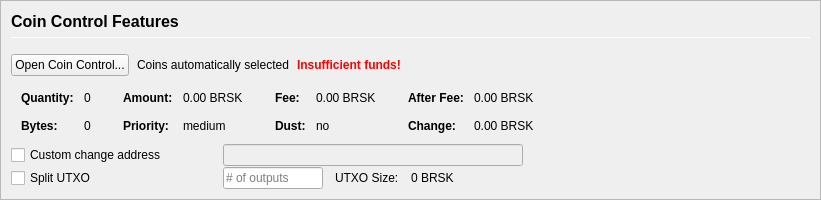
         <widget class="QFrame" name="frameCoinControl">
          <property name="sizePolicy">
           <sizepolicy hsizetype="Expanding" vsizetype="Expanding">
            <horstretch>0</horstretch>
            <verstretch>0</verstretch>
           </sizepolicy>
          </property>
          <property name="maximumSize">
           <size>
            <width>16777215</width>
            <height>16777215</height>
           </size>
          </property>
          <property name="frameShape">
           <enum>QFrame::StyledPanel</enum>
          </property>
          <property name="frameShadow">
           <enum>QFrame::Sunken</enum>
          </property>
          <layout class="QVBoxLayout" name="verticalLayoutCoinControl2">
           <property name="spacing">
            <number>0</number>
           </property>
           <property name="leftMargin">
            <number>0</number>
           </property>
           <property name="topMargin">
            <number>0</number>
           </property>
           <property name="rightMargin">
            <number>0</number>
           </property>
           <property name="bottomMargin">
            <number>0</number>
           </property>
           <item>
            <widget class="QFrame" name="frameCoinControl_BG">
             <layout class="QVBoxLayout" name="verticalLayoutCoinControl" stretch="0,0,0,0,0,0">
              <property name="spacing">
               <number>1</number>
              </property>
              <property name="leftMargin">
               <number>10</number>
              </property>
              <property name="topMargin">
               <number>10</number>
              </property>
              <item>
               <layout class="QHBoxLayout" name="horizontalLayoutCoinControl1">
                <property name="bottomMargin">
                 <number>15</number>
                </property>
                <item>
                 <layout class="QVBoxLayout" name="verticalLayout_3">
                  <property name="spacing">
                   <number>6</number>
                  </property>
                  <item>
                   <widget class="QLabel" name="labelCoinControlFeatures">
                    <property name="sizePolicy">
                     <sizepolicy hsizetype="Preferred" vsizetype="Maximum">
                      <horstretch>0</horstretch>
                      <verstretch>0</verstretch>
                     </sizepolicy>
                    </property>
                    <property name="minimumSize">
                     <size>
                      <width>0</width>
                      <height>20</height>
                     </size>
                    </property>
                    <property name="font">
                     <font>
                      <pointsize>12</pointsize>
                      <weight>75</weight>
                      <bold>true</bold>
                     </font>
                    </property>
                    <property name="styleSheet">
                     <string notr="true">font-weight:bold;</string>
                    </property>
                    <property name="text">
                     <string>Coin Control Features</string>
                    </property>
                   </widget>
                  </item>
                  <item>
                   <widget class="Line" name="line">
                    <property name="minimumSize">
                     <size>
                      <width>0</width>
                      <height>1</height>
                     </size>
                    </property>
                    <property name="maximumSize">
                     <size>
                      <width>16777215</width>
                      <height>1</height>
                     </size>
                    </property>
                    <property name="orientation">
                     <enum>Qt::Horizontal</enum>
                    </property>
                   </widget>
                  </item>
                 </layout>
                </item>
               </layout>
              </item>
              <item>
               <layout class="QHBoxLayout" name="horizontalLayoutCoinControl2" stretch="0,0,0,0">
                <property name="spacing">
                 <number>8</number>
                </property>
                <property name="bottomMargin">
                 <number>10</number>
                </property>
                <item>
                 <widget class="QPushButton" name="pushButtonCoinControl">
                  <property name="styleSheet">
                   <string notr="true"/>
                  </property>
                  <property name="text">
                   <string>Open Coin Control...</string>
                  </property>
                  <property name="autoDefault">
                   <bool>false</bool>
                  </property>
                 </widget>
                </item>
                <item>
                 <widget class="QLabel" name="labelCoinControlAutomaticallySelected">
                  <property name="text">
                   <string>Coins automatically selected</string>
                  </property>
                  <property name="margin">
                   <number>5</number>
                  </property>
                 </widget>
                </item>
                <item>
                 <widget class="QLabel" name="labelCoinControlInsuffFunds">
                  <property name="font">
                   <font>
                    <weight>75</weight>
                    <bold>true</bold>
                   </font>
                  </property>
                  <property name="styleSheet">
                   <string notr="true">color:red;font-weight:bold;</string>
                  </property>
                  <property name="text">
                   <string>Insufficient funds!</string>
                  </property>
                  <property name="margin">
                   <number>5</number>
                  </property>
                 </widget>
                </item>
                <item>
                 <spacer name="horizontalSpacerCoinControl">
                  <property name="orientation">
                   <enum>Qt::Horizontal</enum>
                  </property>
                  <property name="sizeHint" stdset="0">
                   <size>
                    <width>40</width>
                    <height>1</height>
                   </size>
                  </property>
                 </spacer>
                </item>
               </layout>
              </item>
              <item>
               <widget class="QWidget" name="widgetCoinControl" native="true">
                <property name="sizePolicy">
                 <sizepolicy hsizetype="Preferred" vsizetype="Preferred">
                  <horstretch>0</horstretch>
                  <verstretch>0</verstretch>
                 </sizepolicy>
                </property>
                <property name="minimumSize">
                 <size>
                  <width>0</width>
                  <height>0</height>
                 </size>
                </property>
                <property name="styleSheet">
                 <string notr="true"/>
                </property>
                <layout class="QHBoxLayout" name="horizontalLayoutCoinControl5">
                 <property name="leftMargin">
                  <number>0</number>
                 </property>
                 <property name="topMargin">
                  <number>0</number>
                 </property>
                 <property name="rightMargin">
                  <number>0</number>
                 </property>
                 <property name="bottomMargin">
                  <number>0</number>
                 </property>
                 <item>
                  <layout class="QHBoxLayout" name="horizontalLayoutCoinControl3" stretch="0,0,0,1">
                   <property name="spacing">
                    <number>20</number>
                   </property>
                   <property name="topMargin">
                    <number>0</number>
                   </property>
                   <property name="bottomMargin">
                    <number>10</number>
                   </property>
                   <item>
                    <layout class="QFormLayout" name="formLayoutCoinControl1">
                     <property name="horizontalSpacing">
                      <number>10</number>
                     </property>
                     <property name="verticalSpacing">
                      <number>14</number>
                     </property>
                     <property name="leftMargin">
                      <number>10</number>
                     </property>
                     <property name="topMargin">
                      <number>4</number>
                     </property>
                     <property name="rightMargin">
                      <number>6</number>
                     </property>
                     <item row="0" column="0">
                      <widget class="QLabel" name="labelCoinControlQuantityText">
                       <property name="font">
                        <font>
                         <weight>75</weight>
                         <bold>true</bold>
                        </font>
                       </property>
                       <property name="text">
                        <string>Quantity:</string>
                       </property>
                       <property name="margin">
                        <number>0</number>
                       </property>
                      </widget>
                     </item>
                     <item row="0" column="1">
                      <widget class="QLabel" name="labelCoinControlQuantity">
                       <property name="cursor">
                        <cursorShape>IBeamCursor</cursorShape>
                       </property>
                       <property name="contextMenuPolicy">
                        <enum>Qt::ActionsContextMenu</enum>
                       </property>
                       <property name="text">
                        <string notr="true">0</string>
                       </property>
                       <property name="margin">
                        <number>0</number>
                       </property>
                       <property name="textInteractionFlags">
                        <set>Qt::LinksAccessibleByMouse|Qt::TextSelectableByKeyboard|Qt::TextSelectableByMouse</set>
                       </property>
                      </widget>
                     </item>
                     <item row="1" column="0">
                      <widget class="QLabel" name="labelCoinControlBytesText">
                       <property name="font">
                        <font>
                         <weight>75</weight>
                         <bold>true</bold>
                        </font>
                       </property>
                       <property name="text">
                        <string>Bytes:</string>
                       </property>
                      </widget>
                     </item>
                     <item row="1" column="1">
                      <widget class="QLabel" name="labelCoinControlBytes">
                       <property name="cursor">
                        <cursorShape>IBeamCursor</cursorShape>
                       </property>
                       <property name="contextMenuPolicy">
                        <enum>Qt::ActionsContextMenu</enum>
                       </property>
                       <property name="text">
                        <string notr="true">0</string>
                       </property>
                       <property name="textInteractionFlags">
                        <set>Qt::LinksAccessibleByMouse|Qt::TextSelectableByKeyboard|Qt::TextSelectableByMouse</set>
                       </property>
                      </widget>
                     </item>
                    </layout>
                   </item>
                   <item>
                    <layout class="QFormLayout" name="formLayoutCoinControl2">
                     <property name="horizontalSpacing">
                      <number>10</number>
                     </property>
                     <property name="verticalSpacing">
                      <number>14</number>
                     </property>
                     <property name="leftMargin">
                      <number>6</number>
                     </property>
                     <property name="topMargin">
                      <number>4</number>
                     </property>
                     <property name="rightMargin">
                      <number>6</number>
                     </property>
                     <item row="0" column="0">
                      <widget class="QLabel" name="labelCoinControlAmountText">
                       <property name="font">
                        <font>
                         <weight>75</weight>
                         <bold>true</bold>
                        </font>
                       </property>
                       <property name="text">
                        <string>Amount:</string>
                       </property>
                       <property name="margin">
                        <number>0</number>
                       </property>
                      </widget>
                     </item>
                     <item row="0" column="1">
                      <widget class="QLabel" name="labelCoinControlAmount">
                       <property name="cursor">
                        <cursorShape>IBeamCursor</cursorShape>
                       </property>
                       <property name="contextMenuPolicy">
                        <enum>Qt::ActionsContextMenu</enum>
                       </property>
                       <property name="text">
                        <string notr="true">0.00 BRSK</string>
                       </property>
                       <property name="textInteractionFlags">
                        <set>Qt::LinksAccessibleByMouse|Qt::TextSelectableByKeyboard|Qt::TextSelectableByMouse</set>
                       </property>
                      </widget>
                     </item>
                     <item row="1" column="0">
                      <widget class="QLabel" name="labelCoinControlPriorityText">
                       <property name="font">
                        <font>
                         <weight>75</weight>
                         <bold>true</bold>
                        </font>
                       </property>
                       <property name="text">
                        <string>Priority:</string>
                       </property>
                      </widget>
                     </item>
                     <item row="1" column="1">
                      <widget class="QLabel" name="labelCoinControlPriority">
                       <property name="cursor">
                        <cursorShape>IBeamCursor</cursorShape>
                       </property>
                       <property name="contextMenuPolicy">
                        <enum>Qt::ActionsContextMenu</enum>
                       </property>
                       <property name="text">
                        <string>medium</string>
                       </property>
                       <property name="textInteractionFlags">
                        <set>Qt::LinksAccessibleByMouse|Qt::TextSelectableByKeyboard|Qt::TextSelectableByMouse</set>
                       </property>
                      </widget>
                     </item>
                    </layout>
                   </item>
                   <item>
                    <layout class="QFormLayout" name="formLayoutCoinControl3">
                     <property name="horizontalSpacing">
                      <number>10</number>
                     </property>
                     <property name="verticalSpacing">
                      <number>14</number>
                     </property>
                     <property name="leftMargin">
                      <number>6</number>
                     </property>
                     <property name="topMargin">
                      <number>4</number>
                     </property>
                     <property name="rightMargin">
                      <number>6</number>
                     </property>
                     <item row="0" column="0">
                      <widget class="QLabel" name="labelCoinControlFeeText">
                       <property name="font">
                        <font>
                         <weight>75</weight>
                         <bold>true</bold>
                        </font>
                       </property>
                       <property name="text">
                        <string>Fee:</string>
                       </property>
                       <property name="margin">
                        <number>0</number>
                       </property>
                      </widget>
                     </item>
                     <item row="0" column="1">
                      <widget class="QLabel" name="labelCoinControlFee">
                       <property name="cursor">
                        <cursorShape>IBeamCursor</cursorShape>
                       </property>
                       <property name="contextMenuPolicy">
                        <enum>Qt::ActionsContextMenu</enum>
                       </property>
                       <property name="text">
                        <string notr="true">0.00 BRSK</string>
                       </property>
                       <property name="textInteractionFlags">
                        <set>Qt::LinksAccessibleByMouse|Qt::TextSelectableByKeyboard|Qt::TextSelectableByMouse</set>
                       </property>
                      </widget>
                     </item>
                     <item row="1" column="0">
                      <widget class="QLabel" name="labelCoinControlLowOutputText">
                       <property name="font">
                        <font>
                         <weight>75</weight>
                         <bold>true</bold>
                        </font>
                       </property>
                       <property name="text">
                        <string>Dust:</string>
                       </property>
                      </widget>
                     </item>
                     <item row="1" column="1">
                      <widget class="QLabel" name="labelCoinControlLowOutput">
                       <property name="cursor">
                        <cursorShape>IBeamCursor</cursorShape>
                       </property>
                       <property name="contextMenuPolicy">
                        <enum>Qt::ActionsContextMenu</enum>
                       </property>
                       <property name="text">
                        <string>no</string>
                       </property>
                       <property name="textInteractionFlags">
                        <set>Qt::LinksAccessibleByMouse|Qt::TextSelectableByKeyboard|Qt::TextSelectableByMouse</set>
                       </property>
                      </widget>
                     </item>
                    </layout>
                   </item>
                   <item>
                    <layout class="QFormLayout" name="formLayoutCoinControl4">
                     <property name="horizontalSpacing">
                      <number>10</number>
                     </property>
                     <property name="verticalSpacing">
                      <number>14</number>
                     </property>
                     <property name="leftMargin">
                      <number>6</number>
                     </property>
                     <property name="topMargin">
                      <number>4</number>
                     </property>
                     <property name="rightMargin">
                      <number>6</number>
                     </property>
                     <item row="0" column="0">
                      <widget class="QLabel" name="labelCoinControlAfterFeeText">
                       <property name="font">
                        <font>
                         <weight>75</weight>
                         <bold>true</bold>
                        </font>
                       </property>
                       <property name="text">
                        <string>After Fee:</string>
                       </property>
                       <property name="margin">
                        <number>0</number>
                       </property>
                      </widget>
                     </item>
                     <item row="0" column="1">
                      <widget class="QLabel" name="labelCoinControlAfterFee">
                       <property name="cursor">
                        <cursorShape>IBeamCursor</cursorShape>
                       </property>
                       <property name="contextMenuPolicy">
                        <enum>Qt::ActionsContextMenu</enum>
                       </property>
                       <property name="text">
                        <string notr="true">0.00 BRSK</string>
                       </property>
                       <property name="textInteractionFlags">
                        <set>Qt::LinksAccessibleByMouse|Qt::TextSelectableByKeyboard|Qt::TextSelectableByMouse</set>
                       </property>
                      </widget>
                     </item>
                     <item row="1" column="0">
                      <widget class="QLabel" name="labelCoinControlChangeText">
                       <property name="font">
                        <font>
                         <weight>75</weight>
                         <bold>true</bold>
                        </font>
                       </property>
                       <property name="text">
                        <string>Change:</string>
                       </property>
                      </widget>
                     </item>
                     <item row="1" column="1">
                      <widget class="QLabel" name="labelCoinControlChange">
                       <property name="cursor">
                        <cursorShape>IBeamCursor</cursorShape>
                       </property>
                       <property name="contextMenuPolicy">
                        <enum>Qt::ActionsContextMenu</enum>
                       </property>
                       <property name="text">
                        <string notr="true">0.00 BRSK</string>
                       </property>
                       <property name="textInteractionFlags">
                        <set>Qt::LinksAccessibleByMouse|Qt::TextSelectableByKeyboard|Qt::TextSelectableByMouse</set>
                       </property>
                      </widget>
                     </item>
                    </layout>
                   </item>
                  </layout>
                 </item>
                </layout>
               </widget>
              </item>
              <item>
               <layout class="QHBoxLayout" name="horizontalLayoutCoinControl4">
                <property name="spacing">
                 <number>12</number>
                </property>
                <property name="sizeConstraint">
                 <enum>QLayout::SetDefaultConstraint</enum>
                </property>
                <property name="topMargin">
                 <number>0</number>
                </property>
                <property name="rightMargin">
                 <number>0</number>
                </property>
                <item>
                 <widget class="QCheckBox" name="checkBoxCoinControlChange">
                  <property name="sizePolicy">
                   <sizepolicy hsizetype="Preferred" vsizetype="Preferred">
                    <horstretch>0</horstretch>
                    <verstretch>0</verstretch>
                   </sizepolicy>
                  </property>
                  <property name="minimumSize">
                   <size>
                    <width>200</width>
                    <height>0</height>
                   </size>
                  </property>
                  <property name="maximumSize">
                   <size>
                    <width>200</width>
                    <height>16777215</height>
                   </size>
                  </property>
                  <property name="toolTip">
                   <string>If this is activated, but the change address is empty or invalid, change will be sent to a newly generated address.</string>
                  </property>
                  <property name="text">
                   <string>Custom change address</string>
                  </property>
                 </widget>
                </item>
                <item>
                 <widget class="QValidatedLineEdit" name="lineEditCoinControlChange">
                  <property name="enabled">
                   <bool>false</bool>
                  </property>
                  <property name="sizePolicy">
                   <sizepolicy hsizetype="Preferred" vsizetype="Preferred">
                    <horstretch>0</horstretch>
                    <verstretch>0</verstretch>
                   </sizepolicy>
                  </property>
                  <property name="minimumSize">
                   <size>
                    <width>300</width>
                    <height>0</height>
                   </size>
                  </property>
                 </widget>
                </item>
                <item>
                 <widget class="QLabel" name="labelCoinControlChangeLabel">
                  <property name="sizePolicy">
                   <sizepolicy hsizetype="Preferred" vsizetype="Preferred">
                    <horstretch>0</horstretch>
                    <verstretch>0</verstretch>
                   </sizepolicy>
                  </property>
                  <property name="minimumSize">
                   <size>
                    <width>100</width>
                    <height>0</height>
                   </size>
                  </property>
                  <property name="text">
                   <string/>
                  </property>
                  <property name="margin">
                   <number>3</number>
                  </property>
                 </widget>
                </item>
               </layout>
              </item>
              <item>
               <layout class="QHBoxLayout" name="horizontalLayoutCoinControl6">
                <property name="spacing">
                 <number>12</number>
                </property>
                <property name="rightMargin">
                 <number>0</number>
                </property>
                <item>
                 <widget class="QCheckBox" name="splitBlockCheckBox">
                  <property name="sizePolicy">
                   <sizepolicy hsizetype="Preferred" vsizetype="Preferred">
                    <horstretch>0</horstretch>
                    <verstretch>0</verstretch>
                   </sizepolicy>
                  </property>
                  <property name="minimumSize">
                   <size>
                    <width>200</width>
                    <height>0</height>
                   </size>
                  </property>
                  <property name="maximumSize">
                   <size>
                    <width>200</width>
                    <height>16777215</height>
                   </size>
                  </property>
                  <property name="text">
                   <string>Split UTXO</string>
                  </property>
                 </widget>
                </item>
                <item>
                 <widget class="QLineEdit" name="splitBlockLineEdit">
                  <property name="sizePolicy">
                   <sizepolicy hsizetype="Preferred" vsizetype="Preferred">
                    <horstretch>50</horstretch>
                    <verstretch>0</verstretch>
                   </sizepolicy>
                  </property>
                  <property name="minimumSize">
                   <size>
                    <width>100</width>
                    <height>0</height>
                   </size>
                  </property>
                  <property name="maximumSize">
                   <size>
                    <width>100</width>
                    <height>16777215</height>
                   </size>
                  </property>
                  <property name="placeholderText">
                   <string># of outputs</string>
                  </property>
                 </widget>
                </item>
                <item>
                 <widget class="QLabel" name="labelBlockSizeText">
                  <property name="text">
                   <string>UTXO Size:</string>
                  </property>
                 </widget>
                </item>
                <item>
                 <widget class="QLabel" name="labelBlockSize">
                  <property name="text">
                   <string>0 BRSK</string>
                  </property>
                 </widget>
                </item>
                <item>
                 <spacer name="horizontalSpacer_7">
                  <property name="orientation">
                   <enum>Qt::Horizontal</enum>
                  </property>
                  <property name="sizeHint" stdset="0">
                   <size>
                    <width>40</width>
                    <height>20</height>
                   </size>
                  </property>
                 </spacer>
                </item>
               </layout>
              </item>
              <item>
               <spacer name="verticalSpacerCoinControl">
                <property name="orientation">
                 <enum>Qt::Vertical</enum>
                </property>
                <property name="sizeHint" stdset="0">
                 <size>
                  <width>800</width>
                  <height>1</height>
                 </size>
                </property>
               </spacer>
              </item>
             </layout>
            </widget>
           </item>
          </layout>
         </widget>
